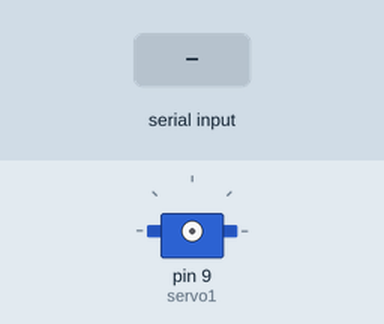
A sketch run on a simulated Arduino Uno, built with avr-gcc and run on an emulated ATmega328P. On the bench: servo. The inputs (shaded band) are chosen by the test bench.

Above: at 1.2 s.
1.3 s: "f" received over the second serial link
At 3.2 s:
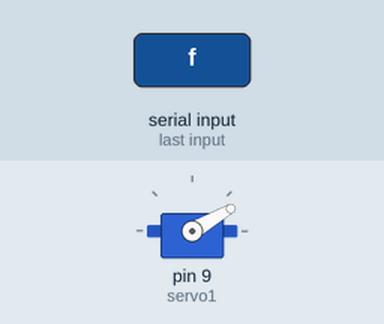
Timing chart, 0 to 4.7 s (numbered marks = the images above; inputs shaded):
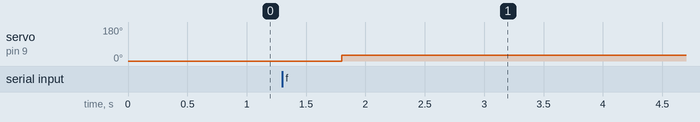

The sketch:

ServoOneCrossbow.ino
```cpp
/*
  SparkFun Inventor's Kit
  Example sketch 10

  SINGLE SERVO

  Sweep a servo back and forth through its full range of motion.

  This sketch was written by SparkFun Electronics,
  with lots of help from the Arduino community.
  This code is completely free for any use.
  Visit http://learn.sparkfun.com/products/2 for SIK information.
  Visit http://www.arduino.cc to learn more about Arduino.
*/

//include the servo library
#include <Servo.h>
#include<SoftwareSerial.h>  //for bluetooth
//create a servo object called servo1
Servo servo1;
SoftwareSerial BlueTooth(10, 11);

void setup()
{
  //attach servo1 to pin 9 on the Arduino 101

  BlueTooth.begin(9600);
}


void loop()
{
  char c;
  if (BlueTooth.available()) {
    c = BlueTooth.read();
    switch (c)
    {
      case 'f': funFire(); break;
      case 'r': funReload(); break;

    }
  }
}

void funFire()
{
  servo1.attach(9);
  servo1.write(0);
  delay(500);
  servo1.write(30);
  delay(500);
  servo1.detach();
}

void funReload()
{

}
```

Measured:
- after the input at 1.3 s, servo on pin 9 (servo1): 0° → 30° after 0.50 s
